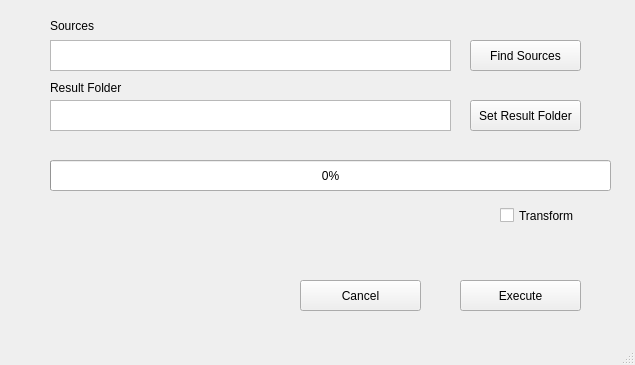
<?xml version="1.0" encoding="UTF-8"?>
<ui version="4.0">
 <class>MainWindow</class>
 <widget class="QMainWindow" name="MainWindow">
  <property name="geometry">
   <rect>
    <x>0</x>
    <y>0</y>
    <width>635</width>
    <height>365</height>
   </rect>
  </property>
  <property name="windowTitle">
   <string>excelMerge</string>
  </property>
  <property name="unifiedTitleAndToolBarOnMac">
   <bool>false</bool>
  </property>
  <widget class="QWidget" name="centralwidget">
   <property name="sizePolicy">
    <sizepolicy hsizetype="Fixed" vsizetype="Fixed">
     <horstretch>0</horstretch>
     <verstretch>0</verstretch>
    </sizepolicy>
   </property>
   <widget class="QPushButton" name="findButton">
    <property name="geometry">
     <rect>
      <x>470</x>
      <y>40</y>
      <width>111</width>
      <height>31</height>
     </rect>
    </property>
    <property name="text">
     <string>Find Sources</string>
    </property>
   </widget>
   <widget class="QPushButton" name="execButton">
    <property name="geometry">
     <rect>
      <x>460</x>
      <y>280</y>
      <width>121</width>
      <height>31</height>
     </rect>
    </property>
    <property name="text">
     <string>Execute</string>
    </property>
   </widget>
   <widget class="QPushButton" name="cancelButton">
    <property name="geometry">
     <rect>
      <x>300</x>
      <y>280</y>
      <width>121</width>
      <height>31</height>
     </rect>
    </property>
    <property name="text">
     <string>Cancel</string>
    </property>
   </widget>
   <widget class="QProgressBar" name="progressBar">
    <property name="geometry">
     <rect>
      <x>50</x>
      <y>160</y>
      <width>561</width>
      <height>31</height>
     </rect>
    </property>
    <property name="value">
     <number>0</number>
    </property>
   </widget>
   <widget class="QCheckBox" name="checkBox">
    <property name="geometry">
     <rect>
      <x>500</x>
      <y>200</y>
      <width>111</width>
      <height>31</height>
     </rect>
    </property>
    <property name="text">
     <string>Transform</string>
    </property>
   </widget>
   <widget class="QPushButton" name="setButton">
    <property name="geometry">
     <rect>
      <x>470</x>
      <y>100</y>
      <width>111</width>
      <height>31</height>
     </rect>
    </property>
    <property name="text">
     <string>Set Result Folder</string>
    </property>
   </widget>
   <widget class="QLabel" name="label">
    <property name="geometry">
     <rect>
      <x>50</x>
      <y>20</y>
      <width>56</width>
      <height>12</height>
     </rect>
    </property>
    <property name="text">
     <string>Sources</string>
    </property>
   </widget>
   <widget class="QLabel" name="label_2">
    <property name="geometry">
     <rect>
      <x>50</x>
      <y>80</y>
      <width>91</width>
      <height>16</height>
     </rect>
    </property>
    <property name="text">
     <string>Result Folder</string>
    </property>
   </widget>
   <widget class="QTextEdit" name="srcText">
    <property name="geometry">
     <rect>
      <x>50</x>
      <y>40</y>
      <width>401</width>
      <height>31</height>
     </rect>
    </property>
   </widget>
   <widget class="QTextEdit" name="resultText">
    <property name="geometry">
     <rect>
      <x>50</x>
      <y>100</y>
      <width>401</width>
      <height>31</height>
     </rect>
    </property>
   </widget>
  </widget>
  <widget class="QMenuBar" name="menubar">
   <property name="geometry">
    <rect>
     <x>0</x>
     <y>0</y>
     <width>635</width>
     <height>21</height>
    </rect>
   </property>
  </widget>
  <widget class="QStatusBar" name="statusbar"/>
 </widget>
 <resources/>
 <connections/>
</ui>
